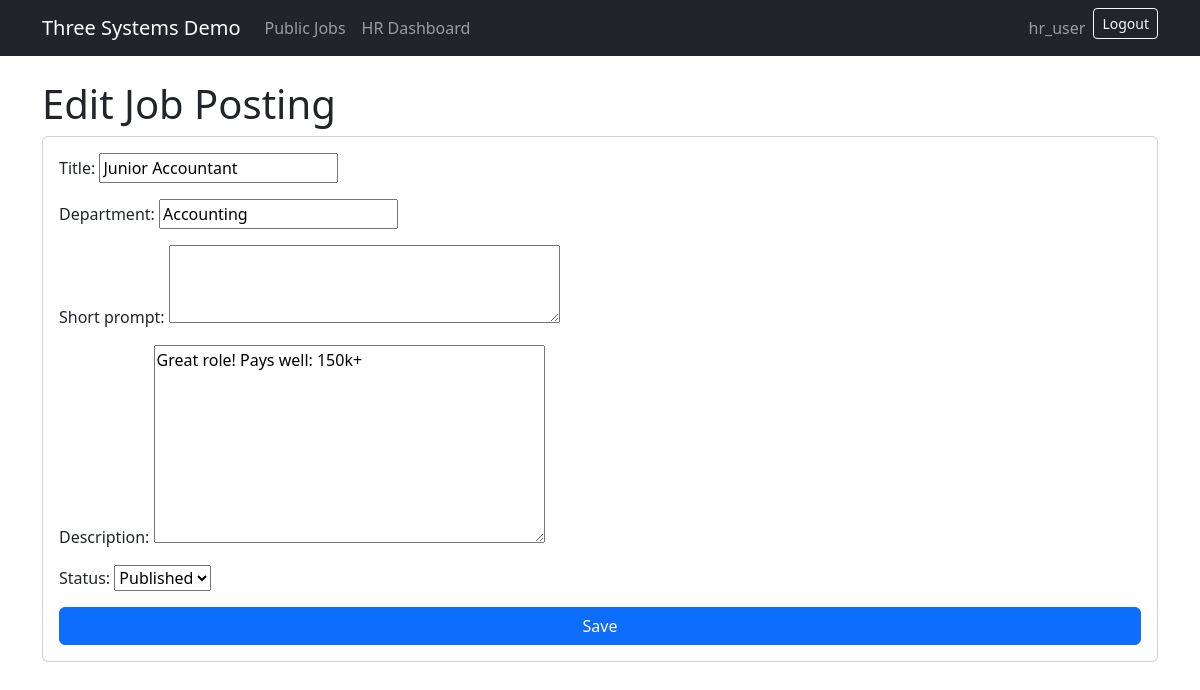
The page /hr/jobs/2/edit/ (signed in) on the database its author committed.
### hr/models.py (models this page shows, shortened)
class JobPosting(models.Model):
    STATUS_CHOICES = [('draft','Draft'),('approved','Approved'),('published','Published'),('closed','Closed')]
    title = models.CharField(max_length=200)
    department = models.CharField(max_length=120)
    short_prompt = models.TextField(blank=True)
    description = models.TextField(blank=True)
    status = models.CharField(max_length=20, choices=STATUS_CHOICES, default='draft')
    created_by = models.ForeignKey(settings.AUTH_USER_MODEL, on_delete=models.SET_NULL, null=True, blank=True)
    created_at = models.DateTimeField(auto_now_add=True)
    updated_at = models.DateTimeField(auto_now=True)
    external_posting_id = models.IntegerField(null=True, blank=True)

### hr/views.py (the view)
# urls.py: path('jobs/<int:pk>/edit/', views.job_edit, name='job_edit'),
@hr_required
def job_edit(request, pk):
    job = get_object_or_404(JobPosting, pk=pk)
    form = JobPostingForm(request.POST or None, instance=job)
    if request.method == 'POST' and form.is_valid():
        form.save()
        messages.success(request, 'Job posting updated.')
        return redirect('hr:job_detail', pk=job.pk)
    return render(request, 'hr/job_form.html', {'form': form, 'title': 'Edit Job Posting'})

### hr/forms.py
class JobPostingForm(forms.ModelForm):
    class Meta:
        model = JobPosting
        fields = ['title','department','short_prompt','description','status']
        widgets = {'description': forms.Textarea(attrs={'rows':8}), 'short_prompt': forms.Textarea(attrs={'rows':3})}

### hr/permissions.py (called while the page is built)
def is_hr_user(user):
    return user.is_authenticated and (user.is_superuser or user.groups.filter(name='HR').exists())

def hr_required(view_func):
    @login_required
    @wraps(view_func)
    def wrapper(request, *args, **kwargs):
        if not is_hr_user(request.user):
            raise PermissionDenied('HR group membership is required.')
        return view_func(request, *args, **kwargs)
    return wrapper

### hr/templatetags/group_tags.py (called while the page is built)
@register.filter
def has_group(user, group_name):
    return user.is_authenticated and user.groups.filter(name=group_name).exists()

### hr/templates/hr/job_form.html
{% extends "base.html" %}{% block content %}<h1>{{ title }}</h1><form method="post" class="card card-body">{% csrf_token %}{{ form.as_p }}<button class="btn btn-primary">Save</button></form>{% endblock %}

### templates/base.html (shortened to what this page needs)
{% load group_tags %}
<!doctype html>
<html lang="en">
<head>
  <link href="https://cdn.jsdelivr.net/npm/bootstrap@5.3.3/dist/css/bootstrap.min.css" rel="stylesheet">
</head>
<body>
<nav class="navbar navbar-expand-lg navbar-dark bg-dark mb-4">
  <div class="container">
    <a class="navbar-brand" href="/">Three Systems Demo</a>
    <div class="navbar-nav">
      <a class="nav-link" href="{% url 'external_jobs:public_job_list' %}">Public Jobs</a>
      {% if user.is_authenticated %}
        {% if user.is_superuser or user|has_group:"HR" %}<a class="nav-link" href="{% url 'hr:dashboard' %}">HR Dashboard</a>{% endif %}
      {% endif %}
    </div>
    <div class="ms-auto navbar-nav">
      {% if user.is_authenticated %}
        <span class="navbar-text me-2">{{ user.username }}</span>
        <form method="post" action="{% url 'logout' %}">{% csrf_token %}<button class="btn btn-sm btn-outline-light">Logout</button></form>
      {% else %}
        <a class="btn btn-sm btn-outline-light" href="{% url 'login' %}">Login</a>
      {% endif %}
    </div>
  </div>
</nav>
<main class="container">
  {% block content %}{% endblock %}
</main>
</body>
</html>

### rows shown on the page
JobPosting: title "Junior Accountant", department "Accounting", description "Great role! Pays well: 150k+", status "Published"

### other values the page prints
{{ user.username }} "hr_user"
{{ title }} "Edit Job Posting"
